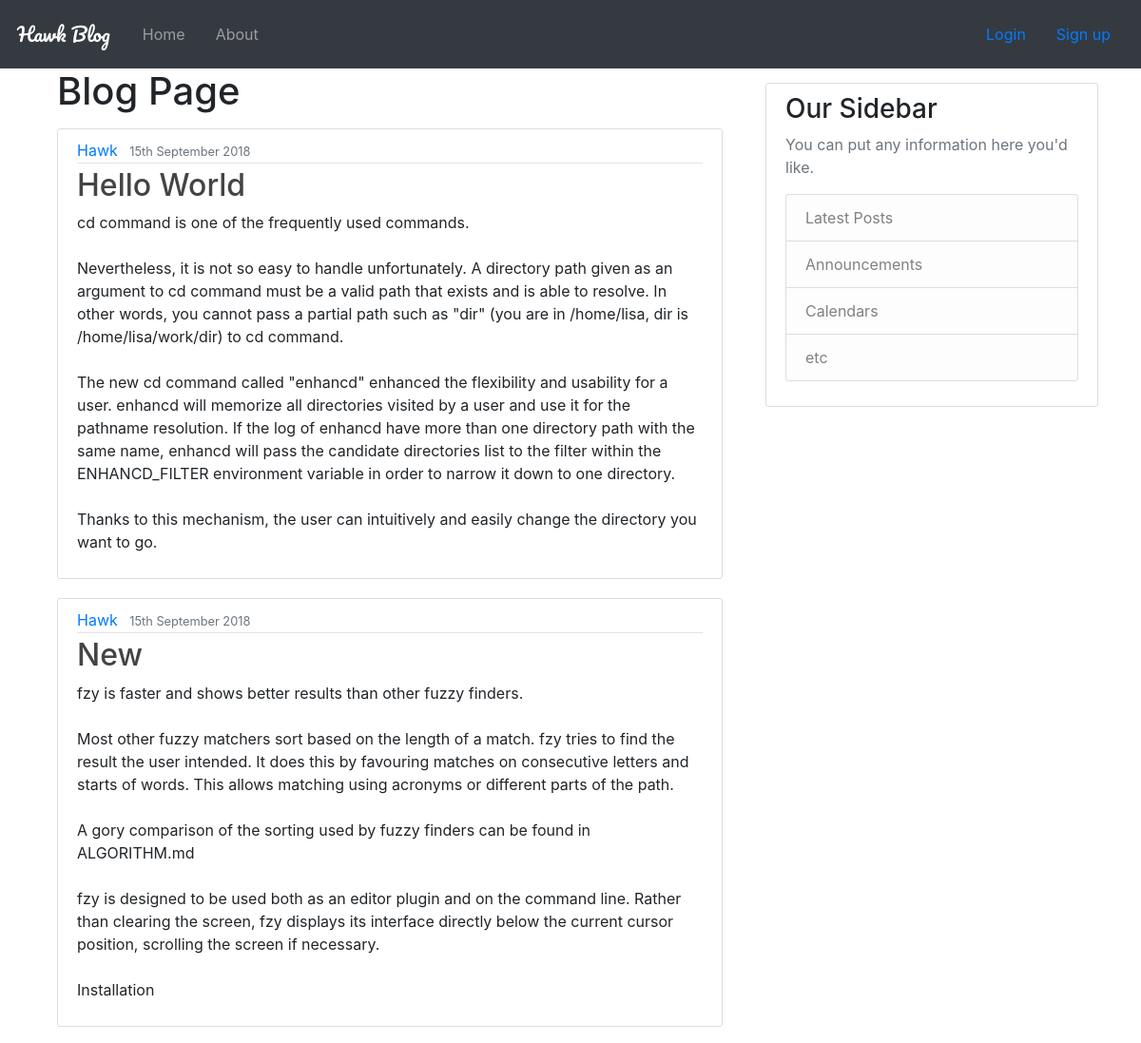
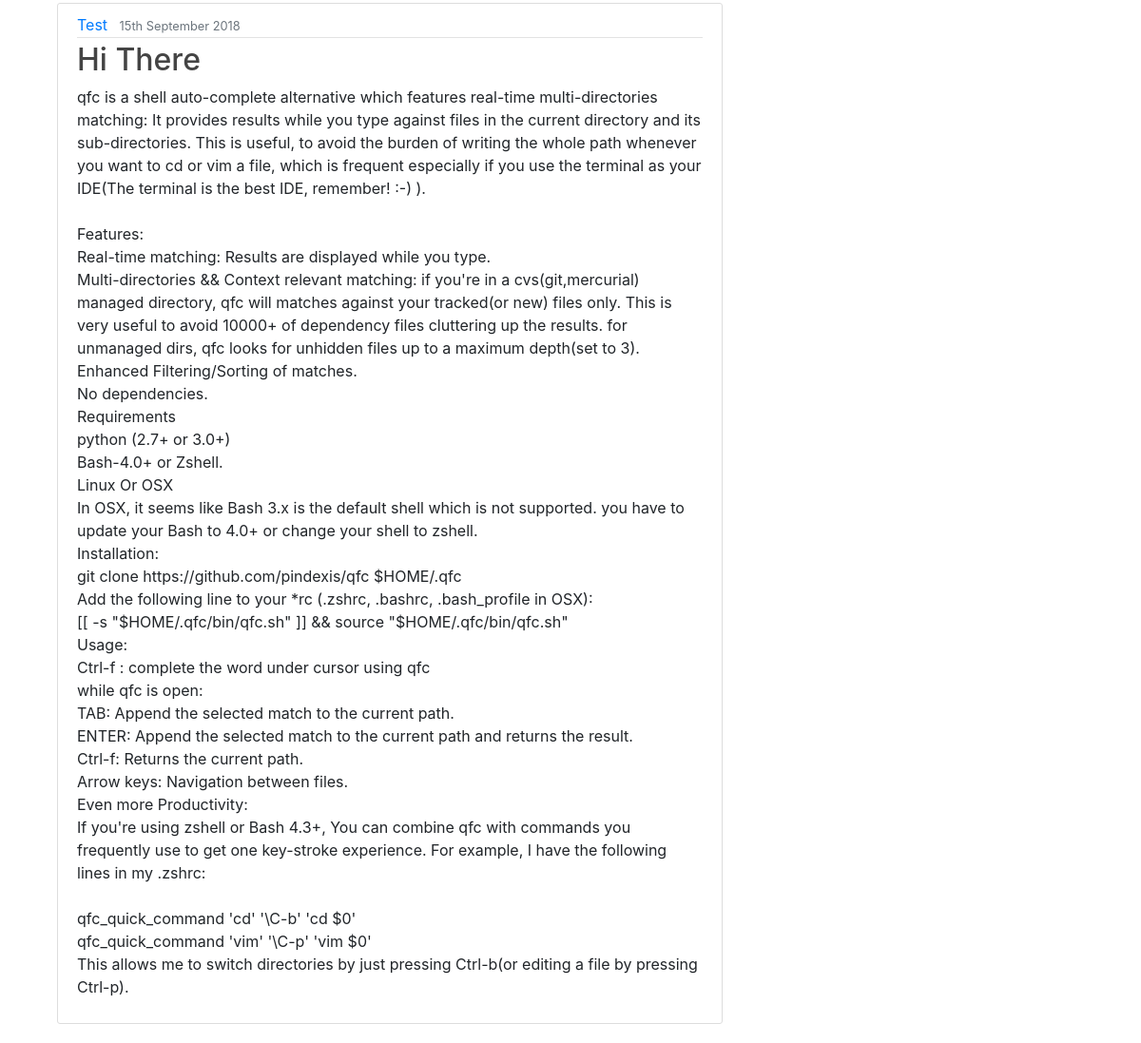
Screenshot of /blog/ with the database file from the repository (2 pictures, top to bottom).
### blog/models.py (models this page shows, shortened)
class Post(models.Model):
    title = models.CharField(max_length=100)
    content = models.TextField()
    date_posted = models.DateTimeField(default=timezone.now)
    author = models.ForeignKey(User, on_delete=models.CASCADE)

### blog/views.py (the view)
# urls.py: path('', views.index, name='blog-home'),
def index(request):
    my_dict = {'insert_me': "Welcome TO Blog Page"}
    get_ip(request)
    return render(request, 'blog/index.html', context=insert)

### blog/views.py (called while the page is built)
def get_ip(request):
    x_forwarded_for = request.META.get('HTTP_X_FORWARDED_FOR')
    if x_forwarded_for:
        ip = x_forwarded_for.split(',')[0]
    else:
        ip = request.META.get('REMOTE_ADDR')
    print(ip)
    return ip

### templates/blog/index.html
{%extends "blog/base.html"%}
{%block qp%}
<div class='container'>
    <h1>Blog Page</h1>
    <div>
    {%for i in posts%}
          <article class="media content-section">
          <div class="media-body">
            <div class="article-metadata">
              <a class="mr-2" href="#">{{ i.author|title }}</a>
              <small class="text-muted">{{ i.date_posted|date:"jS F Y"}}</small>
            </div>
            <h2><a class="article-title" href="#">{{ i.title|title }}</a></h2>
            <p class="article-content">{{ i.content }}</p>
          </div>
        </article>
    {% endfor %}
    </div>
</div>
{%endblock qp%}

### static/css/main.css (style rules this page uses)
body { background: #fafafa; color: #333333; }
h1, h2, h3, h4, h5, h6 { color: #444444; }
.content-section { background: #ffffff; padding: 10px 20px; border: 1px solid #dddddd; border-radius: 3px; margin-bottom: 20px; margin-top:15px; }
.article-title { color: #444444; }
.article-content { white-space: pre-line; }
.article-metadata { padding-bottom: 1px; margin-bottom: 4px; border-bottom: 1px solid #e3e3e3 }

### rows the page displays
Post: author "Hawk", date_posted "15th September 2018", title "Hello World", content "cd command is one of the frequently used commands. Nevertheless, it is not so easy to handle unfortunately. A directory path given as an argument to cd command must be a valid path that exists and is able to resolve. In other words, you cannot pass a partial path such as \"dir\" (you are in /home/lisa, dir is /home/lisa/work/dir) to cd command. The new cd command called \"enhancd\" enhanced the flexibility and usability for a user. enhancd will memorize all directories visited by a user and use it for the pathname resolution. If the log of enhancd have more than one directory path with the same name, enhancd will pass the candidate directories list to the filter within the ENHANCD_FILTER…"
Post: author "Hawk", date_posted "15th September 2018", title "New", content "fzy is faster and shows better results than other fuzzy finders. Most other fuzzy matchers sort based on the length of a match. fzy tries to find the result the user intended. It does this by favouring matches on consecutive letters and starts of words. This allows matching using acronyms or different parts of the path. A gory comparison of the sorting used by fuzzy finders can be found in ALGORITHM.md fzy is designed to be used both as an editor plugin and on the command line. Rather than clearing the screen, fzy displays its interface directly below the current cursor position, scrolling the screen if necessary. Installation"
Post: author "Test", date_posted "15th September 2018", title "Hi There", content "qfc is a shell auto-complete alternative which features real-time multi-directories matching: It provides results while you type against files in the current directory and its sub-directories. This is useful, to avoid the burden of writing the whole path whenever you want to cd or vim a file, which is frequent especially if you use the terminal as your IDE(The terminal is the best IDE, remember! :-) ). Features: Real-time matching: Results are displayed while you type. Multi-directories && Context relevant matching: if you're in a cvs(git,mercurial) managed directory, qfc will matches against your tracked(or new) files only. This is very useful to avoid 10000+ of dependency files cluttering…"
